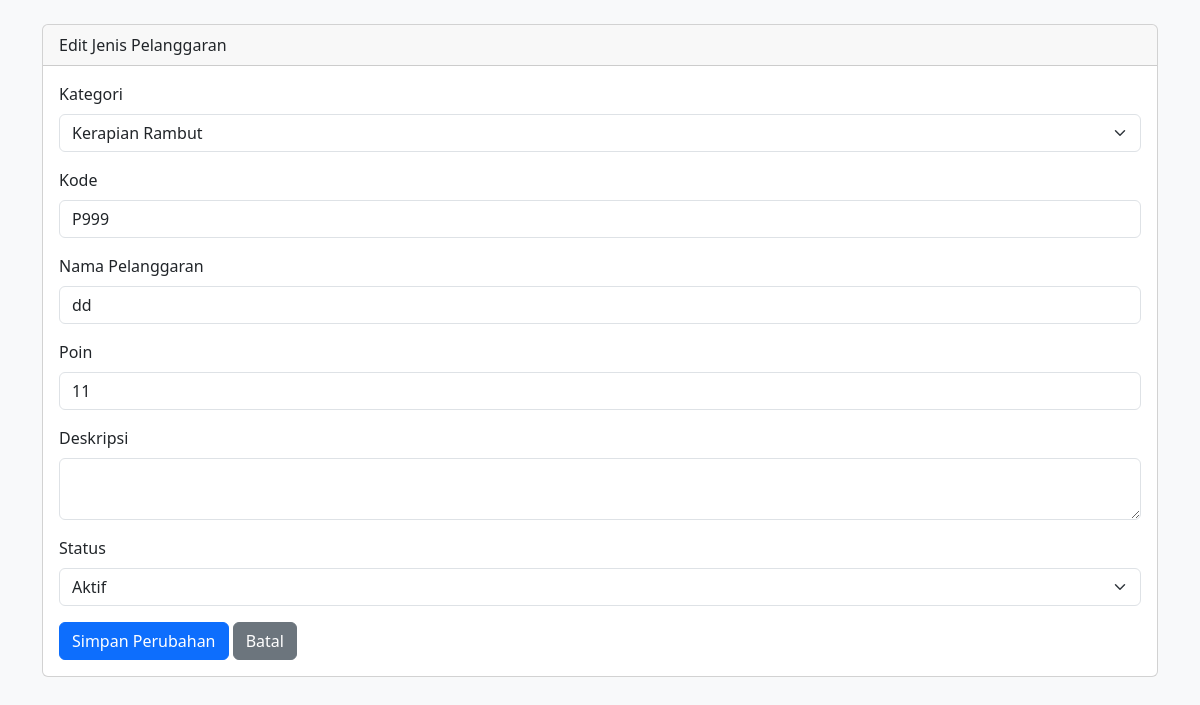
The page /edit_pelanggaran.php?id=54 (signed in) on the database its author committed.
### tables this page shows
CREATE TABLE `t_pelanggaran` (
  `id` int(11) NOT NULL,
  `pelanggaran_kategori_id` int(11) NOT NULL,
  `kode` varchar(30) NOT NULL,
  `nama` varchar(150) NOT NULL,
  `poin` int(11) NOT NULL,
  `deskripsi` text NOT NULL,
  `status_aktif` tinyint(1) NOT NULL,
  `created_at` timestamp NOT NULL DEFAULT current_timestamp(),
  `updated_at` timestamp NOT NULL DEFAULT current_timestamp()
);

CREATE TABLE `t_pelanggaran_kategori` (
  `id` int(11) NOT NULL,
  `nama` varchar(100) NOT NULL,
  `deskripsi` text NOT NULL,
  `status_aktif` tinyint(1) NOT NULL,
  `created_at` timestamp NOT NULL DEFAULT current_timestamp(),
  `updated_at` timestamp NOT NULL DEFAULT current_timestamp()
);

### edit_pelanggaran.php (the view, shortened to what this page needs)
<?php
include 'config/koneksi.php';
$id = (int) ($_GET['id'] ?? 0);
$embed = (($_GET['embed'] ?? '') === '1');
$query = mysqli_prepare(
    $koneksi,
    "SELECT * FROM t_pelanggaran WHERE id = ?"
);
mysqli_stmt_bind_param($query, 'i', $id);
mysqli_stmt_execute($query);
$hasil = mysqli_stmt_get_result($query);
$data = mysqli_fetch_assoc($hasil);
$kategori = mysqli_query(
    $koneksi,
    "SELECT id, nama
     FROM t_pelanggaran_kategori
     ORDER BY nama"
);
function e($nilai)
{
    return htmlspecialchars(
        (string) $nilai,
        ENT_QUOTES,
        'UTF-8'
    );
}
?>
<?php if (!$embed): ?>
<!doctype html>
<html lang="id">
<head>
    <link
        href="https://cdn.jsdelivr.net/npm/bootstrap@5.3.3/dist/css/bootstrap.min.css"
        rel="stylesheet"
    >
</head>
<body class="bg-light">
<?php endif; ?>
<main class="container py-4">
    <div class="card">
        <div class="card-header">
            Edit Jenis Pelanggaran
        </div>
        <div class="card-body">
            <form action="proses_pelanggaran.php" method="post">
                <label class="form-label">
                    Kategori
                </label>
                <select
                    class="form-select mb-3"
                    name="pelanggaran_kategori_id"
                    required
                >
                    <?php while ($k = mysqli_fetch_assoc($kategori)): ?>
                        <option
                            value="<?= $k['id'] ?>"
                            <?= $k['id'] == $data['pelanggaran_kategori_id'] ? 'selected' : '' ?>
                        >
                            <?= e($k['nama']) ?>
                        </option>
                    <?php endwhile; ?>
                </select>
                <label class="form-label">
                    Kode
                </label>
                <input
                    type="text"
                    class="form-control mb-3"
                    name="kode"
                    required
                    value="<?= e($data['kode']) ?>"
                >
                <label class="form-label">
                    Nama Pelanggaran
                </label>
                <input
                    type="text"
                    class="form-control mb-3"
                    name="nama"
                    required
                    value="<?= e($data['nama']) ?>"
                >
                <label class="form-label">
                    Poin
                </label>
                <input
                    type="number"
                    min="0"
                    class="form-control mb-3"
                    name="poin"
                    required
                    value="<?= (int) $data['poin'] ?>"
                >
                <label class="form-label">
                    Deskripsi
                </label>
                <textarea
                    class="form-control mb-3"
                    name="deskripsi"
                    required
                ><?= e($data['deskripsi']) ?></textarea>
                <label class="form-label">
                    Status
                </label>
                <select
                    class="form-select mb-3"
                    name="status_aktif"
                >
                    <option
                        value="1"
                        <?= $data['status_aktif'] ? 'selected' : '' ?>
                    >
                        Aktif
                    </option>
                </select>
                <button
                    type="submit"
                    class="btn btn-primary"
                >
                    Simpan Perubahan
                </button>
                <a
                    class="btn btn-secondary"
                    href="kelola_jenis_pelanggaran.php<?= $embed ? '?embed=1' : '' ?>"
                >
                    Batal
                </a>
            </form>
        </div>
    </div>
</main>
<?php if (!$embed): ?>
</body>
</html>
<?php endif; ?>

### rows shown on the page
t_pelanggaran: pelanggaran_kategori_id "Kerapian Rambut", kode "P999", nama "dd", poin "11", status_aktif "Aktif"
